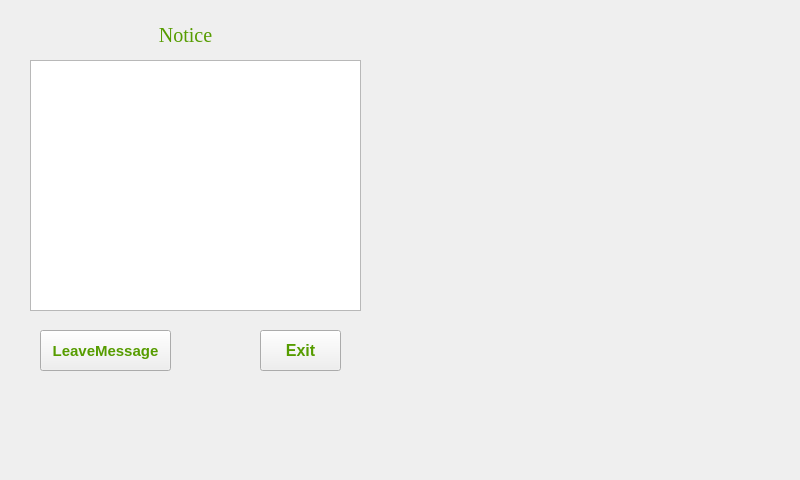
<?xml version="1.0" encoding="UTF-8"?>
<ui version="4.0">
 <class>MsgLeaveWin</class>
 <widget class="QWidget" name="MsgLeaveWin">
  <property name="geometry">
   <rect>
    <x>0</x>
    <y>0</y>
    <width>800</width>
    <height>480</height>
   </rect>
  </property>
  <property name="minimumSize">
   <size>
    <width>800</width>
    <height>480</height>
   </size>
  </property>
  <property name="maximumSize">
   <size>
    <width>800</width>
    <height>480</height>
   </size>
  </property>
  <property name="cursor">
   <cursorShape>BlankCursor</cursorShape>
  </property>
  <property name="windowTitle">
   <string>Form</string>
  </property>
  <property name="windowIcon">
   <iconset resource="../pic_ico.qrc">
    <normaloff>:/ico/pic_ico/house.png</normaloff>:/ico/pic_ico/house.png</iconset>
  </property>
  <property name="styleSheet">
   <string notr="true"/>
  </property>
  <widget class="QPushButton" name="Bt_LeaveMsg">
   <property name="geometry">
    <rect>
     <x>40</x>
     <y>330</y>
     <width>131</width>
     <height>41</height>
    </rect>
   </property>
   <property name="palette">
    <palette>
     <active>
      <colorrole role="ButtonText">
       <brush brushstyle="SolidPattern">
        <color alpha="255">
         <red>86</red>
         <green>156</green>
         <blue>0</blue>
        </color>
       </brush>
      </colorrole>
     </active>
     <inactive>
      <colorrole role="ButtonText">
       <brush brushstyle="SolidPattern">
        <color alpha="255">
         <red>86</red>
         <green>156</green>
         <blue>0</blue>
        </color>
       </brush>
      </colorrole>
     </inactive>
     <disabled>
      <colorrole role="ButtonText">
       <brush brushstyle="SolidPattern">
        <color alpha="255">
         <red>159</red>
         <green>158</green>
         <blue>158</blue>
        </color>
       </brush>
      </colorrole>
     </disabled>
    </palette>
   </property>
   <property name="font">
    <font>
     <family>Ubuntu</family>
     <pointsize>11</pointsize>
     <weight>75</weight>
     <italic>false</italic>
     <bold>true</bold>
    </font>
   </property>
   <property name="cursor">
    <cursorShape>BlankCursor</cursorShape>
   </property>
   <property name="focusPolicy">
    <enum>Qt::NoFocus</enum>
   </property>
   <property name="text">
    <string>LeaveMessage</string>
   </property>
  </widget>
  <widget class="QTextEdit" name="Ed_LeaveMsg">
   <property name="geometry">
    <rect>
     <x>30</x>
     <y>60</y>
     <width>331</width>
     <height>251</height>
    </rect>
   </property>
   <property name="cursor" stdset="0">
    <cursorShape>BlankCursor</cursorShape>
   </property>
  </widget>
  <widget class="QPushButton" name="Bt_Exit">
   <property name="geometry">
    <rect>
     <x>260</x>
     <y>330</y>
     <width>81</width>
     <height>41</height>
    </rect>
   </property>
   <property name="palette">
    <palette>
     <active>
      <colorrole role="ButtonText">
       <brush brushstyle="SolidPattern">
        <color alpha="255">
         <red>86</red>
         <green>156</green>
         <blue>0</blue>
        </color>
       </brush>
      </colorrole>
     </active>
     <inactive>
      <colorrole role="ButtonText">
       <brush brushstyle="SolidPattern">
        <color alpha="255">
         <red>86</red>
         <green>156</green>
         <blue>0</blue>
        </color>
       </brush>
      </colorrole>
     </inactive>
     <disabled>
      <colorrole role="ButtonText">
       <brush brushstyle="SolidPattern">
        <color alpha="255">
         <red>159</red>
         <green>158</green>
         <blue>158</blue>
        </color>
       </brush>
      </colorrole>
     </disabled>
    </palette>
   </property>
   <property name="font">
    <font>
     <family>Ubuntu</family>
     <pointsize>12</pointsize>
     <weight>75</weight>
     <bold>true</bold>
    </font>
   </property>
   <property name="cursor">
    <cursorShape>BlankCursor</cursorShape>
   </property>
   <property name="focusPolicy">
    <enum>Qt::NoFocus</enum>
   </property>
   <property name="text">
    <string>Exit</string>
   </property>
  </widget>
  <widget class="QLabel" name="Lb_Notice">
   <property name="geometry">
    <rect>
     <x>110</x>
     <y>20</y>
     <width>151</width>
     <height>31</height>
    </rect>
   </property>
   <property name="palette">
    <palette>
     <active>
      <colorrole role="WindowText">
       <brush brushstyle="SolidPattern">
        <color alpha="255">
         <red>86</red>
         <green>156</green>
         <blue>0</blue>
        </color>
       </brush>
      </colorrole>
      <colorrole role="Button">
       <brush brushstyle="SolidPattern">
        <color alpha="255">
         <red>28</red>
         <green>28</green>
         <blue>28</blue>
        </color>
       </brush>
      </colorrole>
      <colorrole role="Base">
       <brush brushstyle="SolidPattern">
        <color alpha="255">
         <red>28</red>
         <green>28</green>
         <blue>28</blue>
        </color>
       </brush>
      </colorrole>
      <colorrole role="Window">
       <brush brushstyle="SolidPattern">
        <color alpha="255">
         <red>28</red>
         <green>28</green>
         <blue>28</blue>
        </color>
       </brush>
      </colorrole>
     </active>
     <inactive>
      <colorrole role="WindowText">
       <brush brushstyle="SolidPattern">
        <color alpha="255">
         <red>86</red>
         <green>156</green>
         <blue>0</blue>
        </color>
       </brush>
      </colorrole>
      <colorrole role="Button">
       <brush brushstyle="SolidPattern">
        <color alpha="255">
         <red>28</red>
         <green>28</green>
         <blue>28</blue>
        </color>
       </brush>
      </colorrole>
      <colorrole role="Base">
       <brush brushstyle="SolidPattern">
        <color alpha="255">
         <red>28</red>
         <green>28</green>
         <blue>28</blue>
        </color>
       </brush>
      </colorrole>
      <colorrole role="Window">
       <brush brushstyle="SolidPattern">
        <color alpha="255">
         <red>28</red>
         <green>28</green>
         <blue>28</blue>
        </color>
       </brush>
      </colorrole>
     </inactive>
     <disabled>
      <colorrole role="WindowText">
       <brush brushstyle="SolidPattern">
        <color alpha="255">
         <red>120</red>
         <green>120</green>
         <blue>120</blue>
        </color>
       </brush>
      </colorrole>
      <colorrole role="Button">
       <brush brushstyle="SolidPattern">
        <color alpha="255">
         <red>28</red>
         <green>28</green>
         <blue>28</blue>
        </color>
       </brush>
      </colorrole>
      <colorrole role="Base">
       <brush brushstyle="SolidPattern">
        <color alpha="255">
         <red>28</red>
         <green>28</green>
         <blue>28</blue>
        </color>
       </brush>
      </colorrole>
      <colorrole role="Window">
       <brush brushstyle="SolidPattern">
        <color alpha="255">
         <red>28</red>
         <green>28</green>
         <blue>28</blue>
        </color>
       </brush>
      </colorrole>
     </disabled>
    </palette>
   </property>
   <property name="font">
    <font>
     <family>Times New Roman</family>
     <pointsize>15</pointsize>
    </font>
   </property>
   <property name="cursor">
    <cursorShape>BlankCursor</cursorShape>
   </property>
   <property name="layoutDirection">
    <enum>Qt::LeftToRight</enum>
   </property>
   <property name="autoFillBackground">
    <bool>false</bool>
   </property>
   <property name="text">
    <string>Notice</string>
   </property>
   <property name="alignment">
    <set>Qt::AlignCenter</set>
   </property>
  </widget>
 </widget>
 <resources>
  <include location="../pic_ico.qrc"/>
 </resources>
 <connections/>
</ui>
